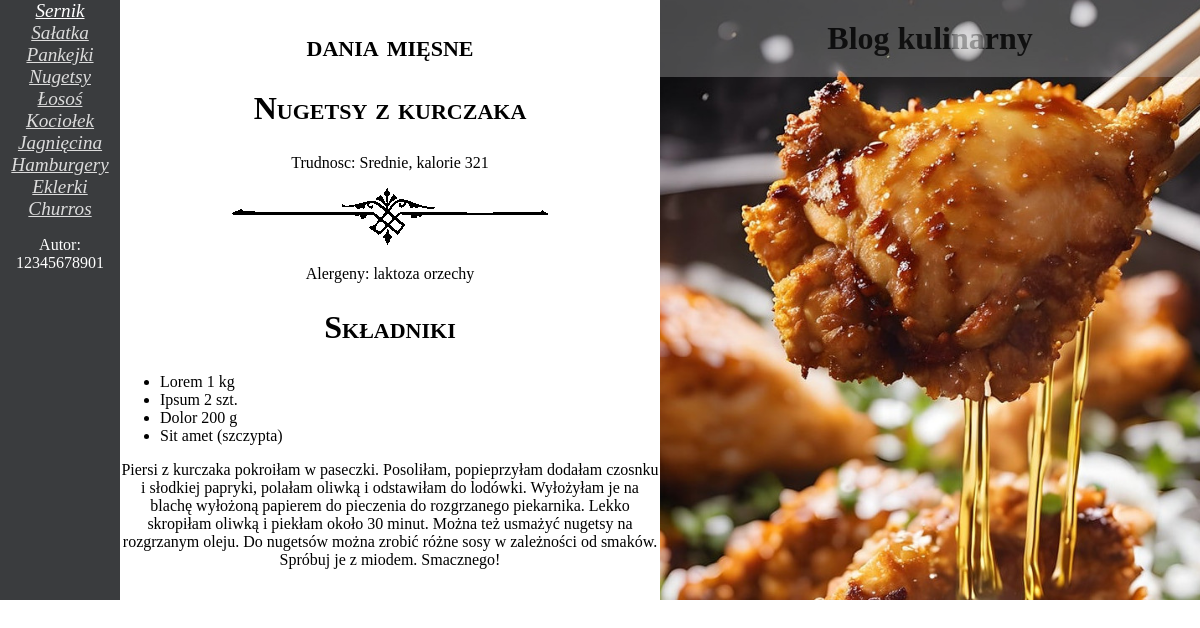
The page /blog_kulinarny/przepisy.php?id=4 on the database its author committed.
### tables this page shows
CREATE TABLE `potrawy` (
  `idPotrawy` int(10) UNSIGNED NOT NULL,
  `idRodzaje` int(10) UNSIGNED NOT NULL,
  `nazwa` varchar(50) DEFAULT NULL,
  `plik` varchar(50) DEFAULT NULL,
  `trudnosc` tinyint(3) UNSIGNED DEFAULT NULL,
  `kalorie` int(10) UNSIGNED DEFAULT NULL,
  `przepis` text DEFAULT NULL
);

CREATE TABLE `rodzaje` (
  `idRodzaje` int(10) UNSIGNED NOT NULL,
  `rodzaj` varchar(20) DEFAULT NULL
);

CREATE TABLE `alergeny` (
  `idAlergeny` int(10) UNSIGNED NOT NULL,
  `alergen` varchar(30) DEFAULT NULL
);

### blog_kulinarny/przepisy.php (the view, shortened to what this page needs)
<!DOCTYPE html>
<html lang="pl">
<head>
    <link rel="stylesheet" href="styl.css">
</head>
<body>
<aside>
    <a href="przepisy.php?id=1">Sernik</a>
    <a href="przepisy.php?id=2">Sałatka</a>
    <a href="przepisy.php?id=3">Pankejki</a>
    <a href="przepisy.php?id=4">Nugetsy</a>
    <a href="przepisy.php?id=5">Łosoś</a>
    <a href="przepisy.php?id=6">Kociołek</a>
    <a href="przepisy.php?id=7">Jagnięcina</a>
    <a href="przepisy.php?id=8">Hamburgery</a>
    <a href="przepisy.php?id=9">Eklerki</a>
    <a href="przepisy.php?id=10">Churros</a>
    <p>Autor: 12345678901</p>
</aside>
<main>
    <?php
    $id = 7;
        if (isset($_GET['id'])) {
            $id = $_GET['id'];
        };
    $db = mysqli_connect("localhost", "root", "", "przepisy");
    $query1 = "SELECT potrawy.nazwa, rodzaje.rodzaj FROM potrawy JOIN rodzaje ON potrawy.idRodzaje = rodzaje.idRodzaje WHERE potrawy.idPotrawy = $id;";
    $wynik1 = mysqli_query($db, $query1);
    $row1 = mysqli_fetch_array($wynik1);
    echo "<h2>{$row1['1']}</h2>";
    $query2 = "SELECT nazwa, trudnosc, kalorie FROM potrawy WHERE idPotrawy = $id;";
    $wynik2 = mysqli_query($db, $query2);
    $row2 = mysqli_fetch_array($wynik2);
    echo "<h2> {$row2['0']}</h2>";
    if ($row2['1'] == 1) {
        $poziom = 'łatwe';
    } elseif ($row2['1'] == 2)  {
        $poziom = 'Srednie';
    } else {
        $poziom = 'Trudne';
    }
    echo "<p>Trudnosc: $poziom, kalorie {$row2['2']}</p> ";
    ?>
    <img src="separator.png" alt="przepis">
    <p> Alergeny:
    <?php
       $query3 = "SELECT potrawy.nazwa, alergeny.alergen FROM potrawy JOIN lista_alergenow ON potrawy.idPotrawy = lista_alergenow.idPotrawy JOIN alergeny ON lista_alergenow.idAlergeny = alergeny.idAlergeny WHERE potrawy.idPotrawy = $id;";
       $wynik3 = mysqli_query($db, $query3);
       while($row3 = mysqli_fetch_array($wynik3)) {
        echo "{$row3['1']} ";
       }
    ?>
    </p>
    <h2>Składniki</h2>
    <ul>
        <li>Lorem 1 kg</li>
        <li>Ipsum 2 szt.</li>
        <li>Dolor 200 g</li>
        <li>Sit amet (szczypta)</li>
    </ul>
    <?php
        $query4 = "SELECT przepis, plik FROM potrawy WHERE idPotrawy = $id;";
        $wynik4 = mysqli_query($db, $query4);
        $row4 = mysqli_fetch_array($wynik4);
        ?>
        <p><?php echo $row4['0']; ?></p>
</main>
    <section style="background-image: url('<?= $row4['1'] ?>')">
        <h1>Blog kulinarny</h1>
    </section>
</body>
</html>

### blog_kulinarny/styl.css (style rules this page uses)
* { font-family: garamond; text-align: center; }
body { display: flex; margin: 0; }
aside { background-color: #3a3c3e; color: white; width: 10%; height: 600px; }
main { width: 45%; height: 600px; overflow: auto; }
section { background-size: cover; width: 45%; height: 600px; }
h1 { background-color: rgb(211, 211, 211); opacity: 0.3; padding: 20px 0px; margin: 0; font-size: 2em; }
h2 { font-size: 2em; font-variant: small-caps; }
li { text-align: left; }
a { color: gainsboro; font-size: 120%; font-style: italic; display: block; }

### rows shown on the page
potrawy: idRodzaje.rodzaj "dania mięsne", nazwa "Nugetsy z kurczaka", trudnosc "Srednie", kalorie "321", alergeny.alergen "laktoza", alergeny.alergen "orzechy", przepis "Piersi z kurczaka pokroiłam w paseczki. Posoliłam, popieprzyłam dodałam czosnku i słodkiej papryki, polałam oliwką i odstawiłam do lodówki. Wyłożyłam je na blachę wyłożoną papierem do pieczenia do rozgrzanego piekarnika. Lekko skropiłam oliwką i piekłam około 30 minut. Można też usmażyć nugetsy na rozgrzanym oleju. Do nugetsów można zrobić różne sosy w zależności od smaków. Spróbuj je z miodem. Smacznego!", plik (picture)
